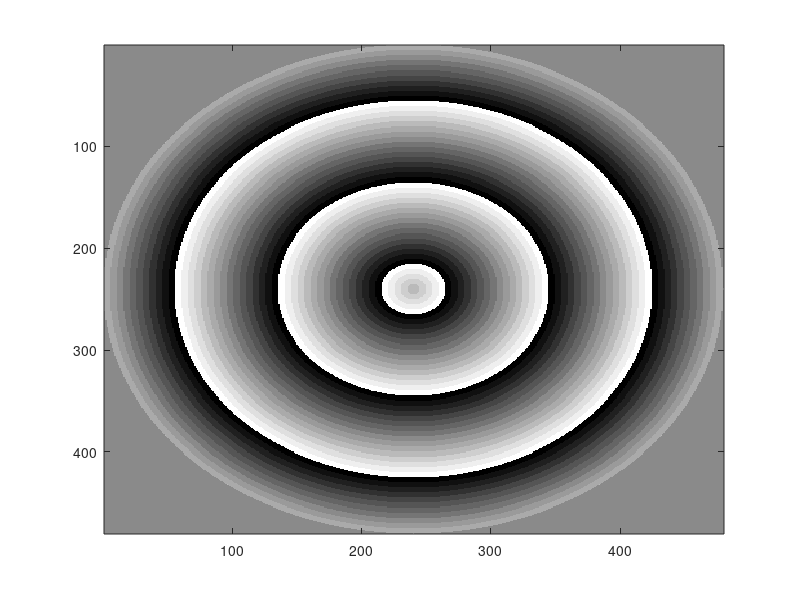
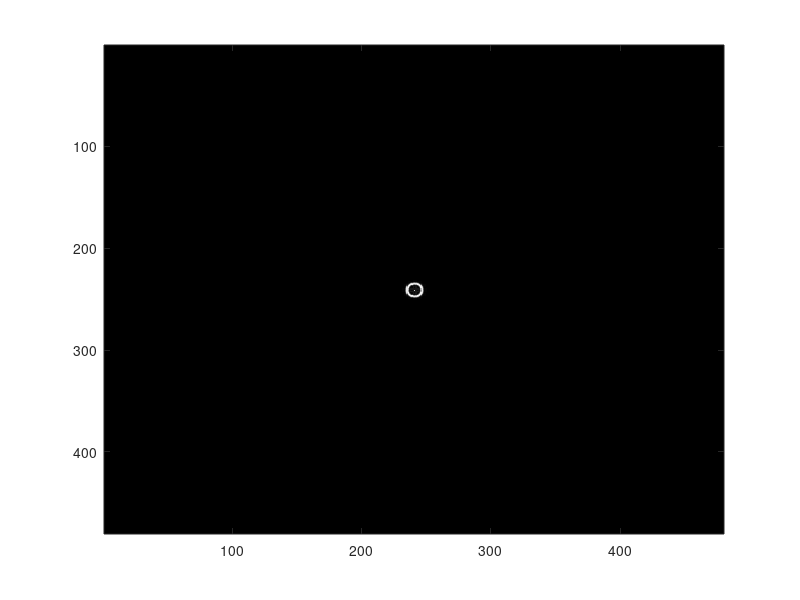

Write the MATLAB code that produced these figures, in order.
%% 4-level axicon
 clear; %Clear all memory

%Defining axicon parameters
N=480; % Matrix size
A=zeros(N,N); 
P=80; % Grating period
g=16; %Define the number of phase levels in each period
w=P/g; %Define the width of each phase levels
delphase=2*pi/g;
%Constructing the 8-level axicon
    x=1:N;
    y=1:N;
    [X,Y]=meshgrid(x,y);
    r=sqrt((X-N/2).*(X-N/2)+(Y-N/2).*(Y-N/2)); 
for n=1:g;
    A(rem(r+(n-2)*w,P)<P/g)=exp(1i*(w-(n))*delphase);
end

A(r>N/2)=0;


%Observation of the diffraction pattern
E=fftshift(fft2(A)); %fftshift to re-order the terms to the natural order
I=abs(E).*abs(E);
figure(1)
colormap(gray); 
imagesc(angle(A))          
figure(2)
colormap(gray);
imagesc(I);
